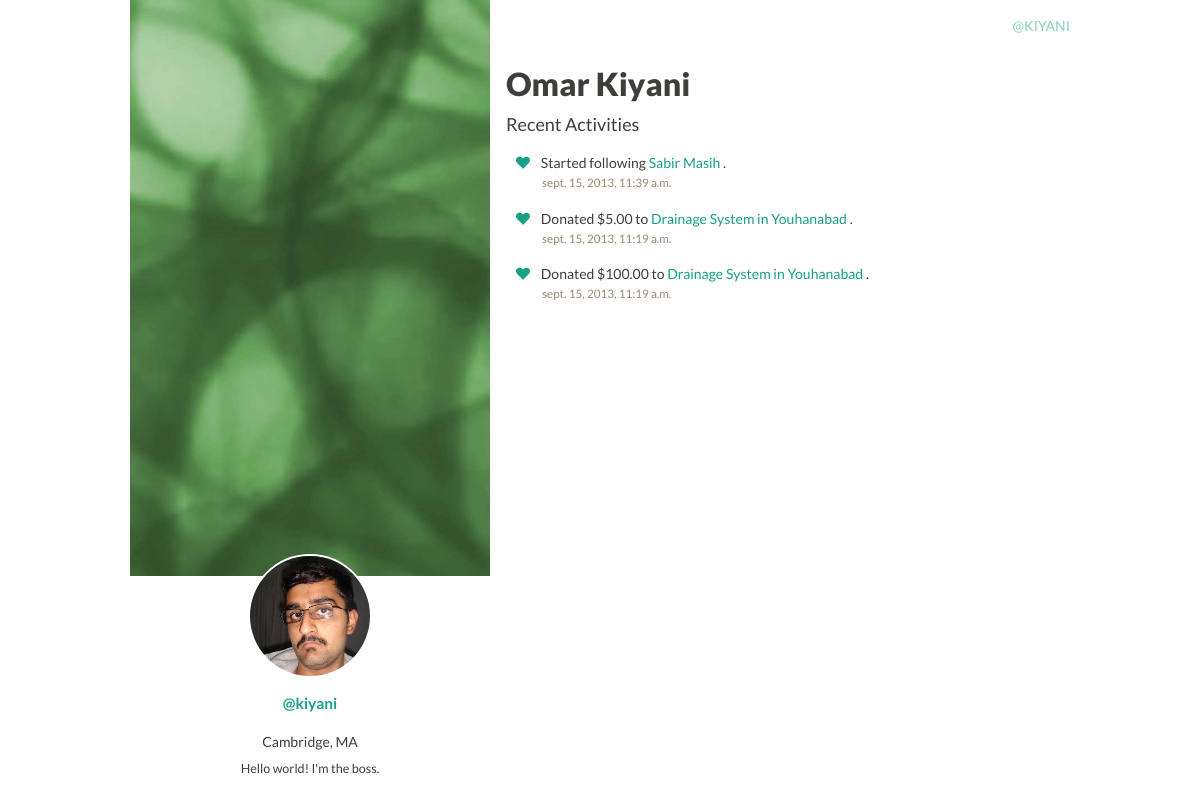
The app's page /social/user/kiyani (signed in), older data.
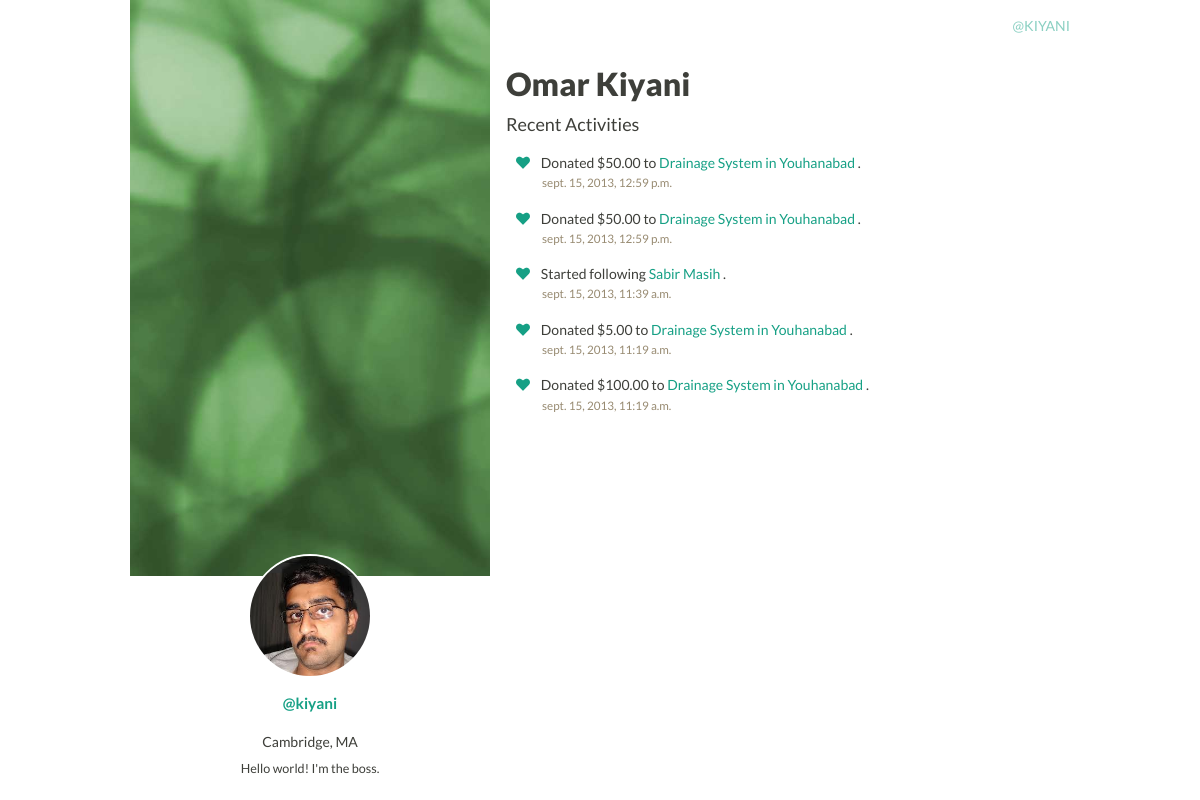
The same page, newer data.
### social/models.py (models this page shows)
class User(AbstractUser):
  photo = models.ImageField(upload_to='social/user/')
  phone = models.CharField(max_length=20, db_index=True, null=True, blank=True)
  location = models.CharField(max_length=256, null=True, blank=True)
  biography = models.CharField(max_length=256, null=True, blank=True)
  follows = models.ManyToManyField('User', related_name='followers',
                                   null=True, blank=True)
  supports = models.ManyToManyField(Campaign, related_name='supporters',
                                    null=True, blank=True)

class Activity(BaseModel):
  user = models.ForeignKey(User, related_name='activities')
  liked_by = models.ManyToManyField(User, related_name='likers',
                                    null=True, blank=True)

class FollowActivity(Activity):
  followed_user = models.ForeignKey(User)

class DonationActivity(Activity):
  donation = models.ForeignKey(Donation)

### payments/models.py (models this page shows, shortened)
class Donation(BaseModel):
  amount = models.DecimalField(max_digits=10, decimal_places=2)
  user = models.ForeignKey('social.User', related_name='donations',
                           null=True, blank=True)
  campaign = models.ForeignKey('campaign.Campaign', related_name='donations')

### campaign/models.py (models this page shows)
class Campaign(BaseModel):
  name = models.TextField()
  tagline = models.TextField(null=True, blank=True)
  description = models.TextField()
  image = models.ImageField(upload_to='campaign/')
  needs = models.ManyToManyField(Donation, through='Need',
                                 related_name='needed_for')
  start_date = models.DateField()
  end_date = models.DateField()
  user = models.ForeignKey('social.User', related_name='campaigns')

### social/views.py (the view)
# urls.py: url(r'user/(?P<user_id>[a-zA-Z0-9_\+-]+)$', 'user'),
@login_required
def user(request, user_id):
  user = User.objects.get(username=user_id)
  if request.user.is_authenticated():
    follows = user.followers.filter(username=request.user.username).exists()
  else:
    follows = False
  return render_to_response(
    'social/profile.html',
    RequestContext(
      request,
      {'profile_user': user,
       'activities': user.activities.order_by('-date_created'),
       'follows': follows
       }))

### templates/social/profile.html (shortened to what this page needs)
{% extends "base/base.html" %}
{% load staticfiles %}
{% block css %}
<link href="{% static "css/social/profile.css" %}" rel="stylesheet">
{% endblock %}
{% block container %}
<header class="sidebar">
  <div class="sidebar-background">
    <div class="sidebar-profile">
      <div class="sidebar-avatar">
        <a href="/social/user/{{ profile_user.username }}">
          <img src="{{ profile_user.photo.url }}" class="profile-photo">
        </a>
      </div>
      <h2 class="sidebar-name">
        <a href="/social/user/{{ profile_user.username }}">@{{ profile_user.username }}</a>
      </h2>
      <div class="sidebar-location">
        {{ profile_user.location }}
      </div>
      <div class="sidebar-bio">
        {{ profile_user.biography }}
      </div>
    </div>
  </div>
</header>
<div class="social-content">
<div class="social-name-container">
  <h1 class="social-name">{{ profile_user.first_name }} {{ profile_user.last_name }}</h1>
</div>
<br/>
<div class="recent-activities">
  <h4>Recent Activities</h4>
</div>
{% for activity in activities.all %}
  <div class="activity">
    <p class="activity-text"><a href="#"><span data-id="{{ activity.hash_id }}" class="fui-heart activity-like" onclick="like_activity(this);"></a></span> &nbsp&nbsp
    {% if activity.donationactivity %}
    Donated ${{ activity.donationactivity.donation.amount }} to <a href="/campaign/viewcampaign/{{ activity.donationactivity.donation.campaign.hash_id }}">{{ activity.donationactivity.donation.campaign.name }}
    {% elif activity.followactivity %}
    Started following <a href="/social/user/{{ activity.followactivity.followed_user.username }}">{{ activity.followactivity.followed_user.first_name }} {{ activity.followactivity.followed_user.last_name }}
    {% elif activity.campaigncreateactivity %}
    Started a new campaign <a href="/campaign/viewcampaign/{{ activity.campaigncreateactivity.campaign.hash_id }}">{{ activity.campaigncreateactivity.campaign.name }}
    {% endif %}
    </a>.</p>
    <div class="activity-meta">
      <time class="activity-time">{{ activity.date_created }}</time>
    </div>
  </div>
{% endfor %}
</div>
{% endblock %}

### templates/base/base.html (shortened to what this page needs)
{% load staticfiles %}
<!DOCTYPE html PUBLIC "-//W3C//DTD XHTML 1.0 Transitional//EN"
          "http://www.w3.org/TR/xhtml1/DTD/xhtml1-transitional.dtd">
<html xmlns="http://www.w3.org/1999/xhtml">
  <head>
    <link href="{% static "external/flatui/bootstrap/css/bootstrap.css" %}" rel="stylesheet">
    <link href="{% static "external/flatui/css/flat-ui.css" %}" rel="stylesheet">
    <link href="{% static "css/base/base.css" %}" rel="stylesheet">
    {% block css %}
    {% endblock %}
  </head>
  <body>
    <div class="container">
      <header class="base-header">
        <div class="base-logo"><strong><a href="/">MADAD</a></strong></div>
        <nav class="base-nav">
          <div>
            {% if user.is_authenticated %}
              <a href="/social/user/{{ user.username }}" class="base-login-link">@{{ user.username }}</a>
            {% else %}
              <a href="/social/signup/" class="base-signup-link">Signup</a>
              <a href="/social/login/" class="base-login-link">Login</a>
            {% endif %}
          </div>
        </nav>
      </header>
      <div class="inner-container">
        {% block container %}
        {% endblock %}
      </div>
    </div>
  </body>
</html>

### static/css/base/base.css (style rules this page uses)
body { color: #3e3f3a; }
.base-header { margin-right: auto; margin-left: auto; padding: 1.2em 0 0 0; }
.base-logo { display: inline; margin-left: 0px; }
.base-logo a { text-decoration: none; color: #3e3f3a; }
.base-nav { float: right; text-transform: uppercase; opacity: 0.5; margin-right: 0px; }
.base-nav a { text-decoration: none; }
.base-nav a::before { font-size: 0.8em; margin-right: 0.2em; position: relative; top: 0.15em; }

### static/css/social/profile.css (style rules this page uses)
.sidebar { position: fixed; top: 0; bottom: 0; right: auto; width: 30%; text-align: center; background: white; z-index: 2; }
.sidebar a { text-decoration: none; }
.sidebar .sidebar-background { background-image: url(/media/social/user/admin_header.jpg); background-color: #eff0f2; position: relative; height: 72%; background-repeat: no-repeat; background-size: auto 100%; background-position-x: 55%; }
.sidebar .sidebar-profile { position: absolute; bottom: -215px; left: 15%; right: 15%; }
.sidebar .sidebar-bio { font-size: 0.9em; margin-bottom: 15px; }
.sidebar .sidebar-avatar { position: relative; width: 120px; height: 120px; display: inline-block; margin: auto; -webkit-border-radius: 100%; -moz-border-radius: 100%; border-radius: 100%; border: 2px solid white; }
.sidebar .sidebar-avatar .profile-photo { height: 100%; width: 100%; -webkit-border-radius: 100%; -moz-border-radius: 100%; border-radius: 100%; }
.sidebar .sidebar-name { font-size: 1.1em; font-weight: bold; margin: auto; margin-top: 5px; margin-bottom: 10px; }
.sidebar .sidebar-bio { margin-top: 10px; }
.social-content { width: 60%; float: right; }
.social-name-container { padding-top: 20px; }
.social-name { float: left; }
.recent-activities { clear: both; }
.activity { padding: 10px; }
.activity a { text-decoration: none; }
.activity .activity-meta { margin-left: 26px; margin-top: -6px; text-transform: lowercase; font-weight: 500; color: #988b72; font-size: 0.83333em; }

Row changes from the older to the newer data that the page shows:
added Activity: donationactivity.donation.amount "50.00", donationactivity.donation.campaign.name "Drainage System in Youhanabad", date_created "sept. 15, 2013, 12:59 p.m."
added Activity: donationactivity.donation.amount "50.00", donationactivity.donation.campaign.name "Drainage System in Youhanabad", date_created "sept. 15, 2013, 12:59 p.m."
